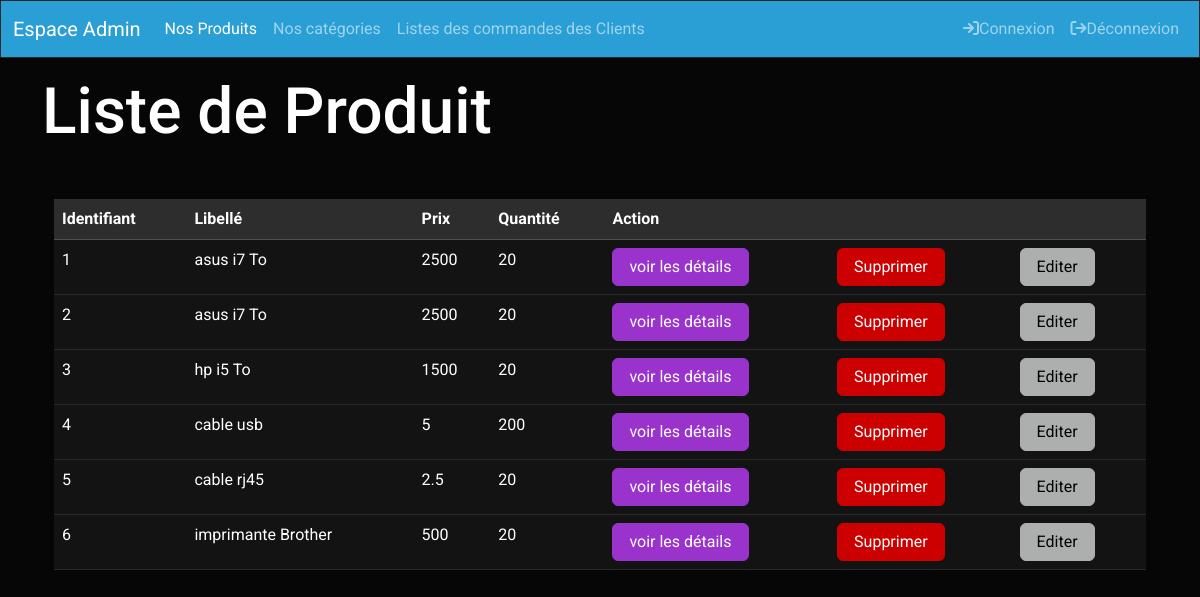
The page /admin/All.php on the database its author committed.
### tables this page shows
CREATE TABLE `produit` (
  `id` int(11) NOT NULL,
  `libelle` varchar(256) NOT NULL,
  `prix` float NOT NULL,
  `qte` int(11) NOT NULL,
  `des` text NOT NULL,
  `image` varchar(256) NOT NULL,
  `promo` tinyint(1) NOT NULL DEFAULT 0
);

### connexion.php (called while the page is built)
<?php
class connexion
{
    private $pdo;
    function __construct()
    {
        $dsn = "mysql:host=localhost;dbname=E_commerce";
        $user = "root";
        $pw = "";
        $this->pdo = new PDO($dsn, $user, $pw);
    }
    function getConnexion()
    {
        return $this->pdo;
    }
}

### classes/crud_produit.php (called while the page is built, shortened)
<?php
require_once "../connexion.php";
class crud_produit
{
    private $pdo;
    function __construct() {
        $connexion=new connexion();
        $this->pdo=$connexion->getConnexion();
    }
    function findAll() {
        $sql="select * from produit";
       $res= $this->pdo->query($sql);
       return $res->fetchAll(PDO::FETCH_NUM);
    }
}

### admin/All.php (the view, shortened to what this page needs)
<?php
require_once "../classes/crud_produit.php";
$crud = new crud_produit();
$lesProduits = $crud->findAll();
?>
<div class="container mt-5">
    <table class="table">
        <tr class="table-light">
            <th>Identifiant</th>
            <th>Libellé</th>
            <th>Prix</th>
            <th>Quantité</th>
            <th colspan=3>Action</th>
        </tr>
        <?php
        foreach ($lesProduits as $val) {
            echo "<tr>
        <td>$val[0]</td>
        <td>$val[1]</td>
        <td>$val[2]</td>
        <td>$val[3]</td>
        <td><a href='detail.php?id=$val[0]' class='btn btn-info'>voir les détails</a></td>
        <td><a href='Delete.php?id=$val[0]' class='btn btn-danger'>Supprimer</a></td>
        <td><a href='edit.php?id=$val[0]' class='btn btn-dark'>Editer</a></td>
      </tr>";
        }
        ?>
    </table>
</div>
<?php
$contenu = ob_get_clean();
$titre = "Liste de Produit";
include "layout.php";
?>

### admin/layout.php (shortened to what this page needs)
<!DOCTYPE html>
<html lang="en">
<head>
    <link rel="stylesheet" href="../bootstrap.css">
    <link rel="stylesheet" href="https://cdnjs.cloudflare.com/ajax/libs/font-awesome/6.6.0/css/all.min.css">
</head>
<body>
    <?php
    include "nav.php"; ?>
    <div class="container mt-3">
        <h1><?=$titre?></h1>
        <?=$contenu ?>
</body>
</html>

### admin/nav.php (shortened to what this page needs)
<nav class="navbar navbar-expand-lg bg-primary" data-bs-theme="dark">
    <div class="container-fluid">
        <a class="navbar-brand" href="#">Espace Admin</a>
        <div class="collapse navbar-collapse" id="navbarColor01">
            <ul class="navbar-nav me-auto">
                <li class="nav-item">
                    <a class="nav-link active" href="index.php">Nos Produits
                    </a>
                </li>
                <li class="nav-item">
                    <a class="nav-link" href="#">Nos catégories</a>
                </li>
                <li class="nav-item">
                    <a class="nav-link" href="#">Listes des commandes des Clients</a>
                </li>
            </ul>
            <ul class="navbar-nav me-left">
                <li class="nav-item">
                    <a class="nav-link" href="#"><i class="fas fa-sign-in"></i>Connexion</a>
                </li>
                <li class="nav-item">
                    <a class="nav-link" href="#"><i class="fas fa-sign-out"></i>Déconnexion</a>
                </li>
            </ul>
        </div>
    </div>
</nav>

### rows shown on the page
produit: id "1", libelle "asus i7 To", prix "2500", qte "20"
produit: id "2", libelle "asus i7 To", prix "2500", qte "20"
produit: id "3", libelle "hp i5 To", prix "1500", qte "20"
produit: id "4", libelle "cable usb", prix "5", qte "200"
produit: id "5", libelle "cable rj45", prix "2.5", qte "20"
produit: id "6", libelle "imprimante Brother", prix "500", qte "20"

### other values the page prints
$titre "Liste de Produit"
